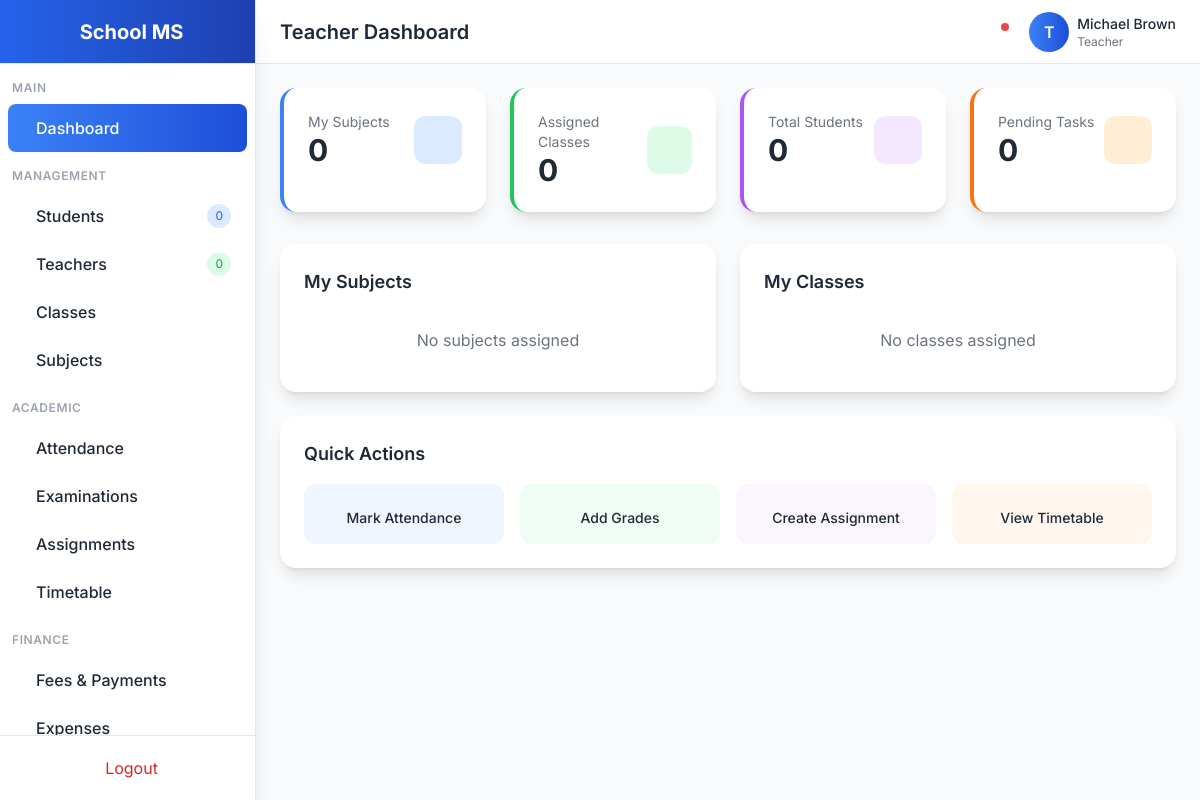
Before: /dashboard/ (signed in) with the older database file.
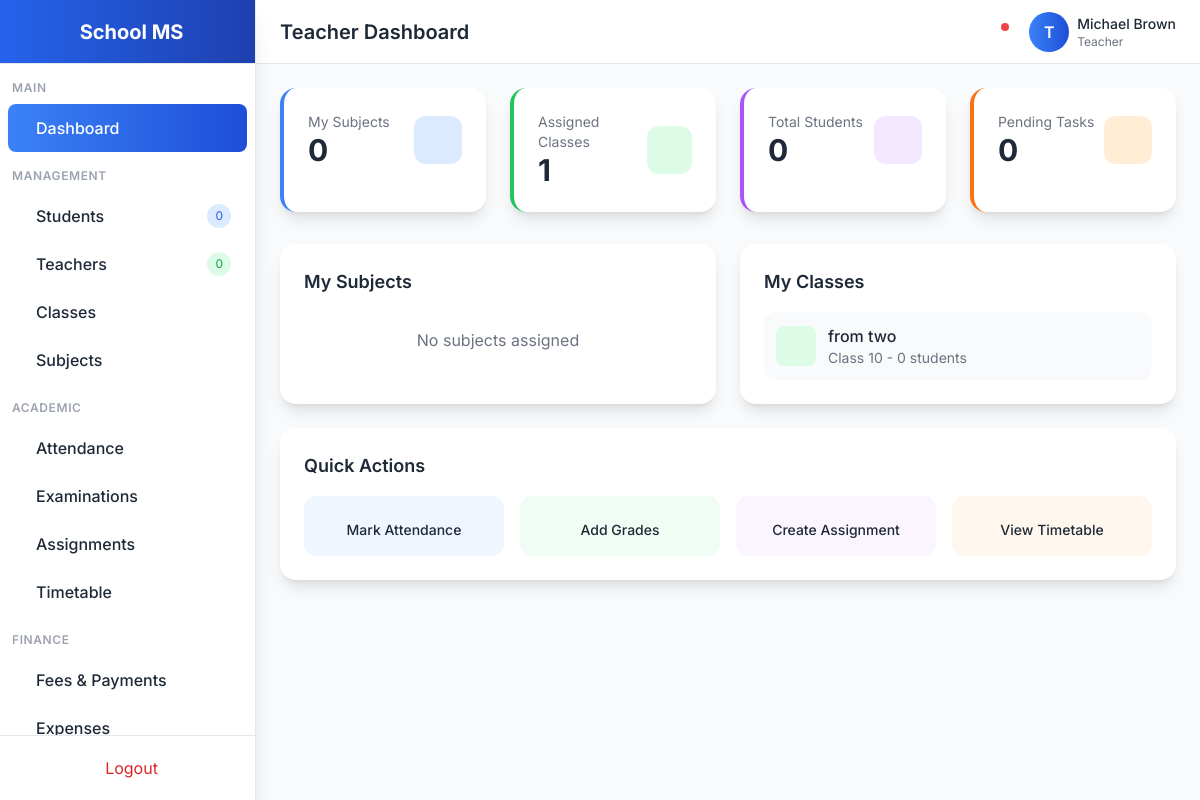
After: the same page with the newer database file.
### academics/models.py (models this page shows, shortened)
class ClassSection(models.Model):
    name = models.CharField(max_length=20)
    class_level = models.ForeignKey(ClassLevel, on_delete=models.CASCADE, related_name='sections')
    academic_year = models.ForeignKey(AcademicYear, on_delete=models.CASCADE, related_name='sections')
    class_teacher = models.ForeignKey('accounts.TeacherProfile', on_delete=models.SET_NULL, null=True, blank=True, related_name='assigned_classes')
    room_number = models.CharField(max_length=20, blank=True)
    max_students = models.IntegerField(default=40)
    class Meta:
        unique_together = ['name', 'class_level', 'academic_year']

class ClassLevel(models.Model):
    name = models.CharField(max_length=50)
    numeric_level = models.IntegerField()
    description = models.TextField(blank=True)
    class Meta:
        ordering = ['numeric_level']

### accounts/views.py (the view, shortened to what this page needs)
# urls.py: path('', views.academics_dashboard, name='academics-dashboard'),
@login_required
def dashboard(request):
    user = request.user
    if user.is_admin:
        total_students = User.objects.filter(role='student').count()
        total_teachers = User.objects.filter(role='teacher').count()
        total_classes = ClassSection.objects.count()
        total_sections = ClassSection.objects.count()
        today = timezone.now().date()
        present_today = Attendance.objects.filter(date=today, status='present').count()
        total_today = Attendance.objects.filter(date=today).count()
        attendance_rate = round((present_today / total_today * 100), 1) if total_today > 0 else 0
        total_income = FeePayment.objects.filter(status='paid').aggregate(sum=models.Sum('amount_paid'))['sum'] or 0
        total_expense = Expense.objects.aggregate(sum=models.Sum('amount'))['sum'] or 0
        stats = {
            'total_students': total_students,
            'total_teachers': total_teachers,
            'total_classes': ClassLevel.objects.count() if 'academics' in dir() else total_classes,
            'total_classes': total_classes,
            'total_sections': total_sections,
            'attendance_rate': attendance_rate,
            'present_today': present_today,
            'total_income': total_income,
            'total_expense': total_expense,
        }
        recent_activities = [
            {'icon': 'user-add-line', 'color': 'blue', 'title': 'New Student Admitted', 'description': 'John Doe added to Class 10-A', 'time': '2 min ago'},
            {'icon': 'file-text-line', 'color': 'purple', 'title': 'Exam Results Published', 'description': 'Mid-term results for Class 9', 'time': '1 hour ago'},
            {'icon': 'money-dollar-line', 'color': 'green', 'title': 'Fee Payment Received', 'description': '$500 from Student ID 20250001', 'time': '2 hours ago'},
            {'icon': 'calendar-check-line', 'color': 'orange', 'title': 'Attendance Marked', 'description': 'Class 10-A attendance updated', 'time': '3 hours ago'},
            {'icon': 'megaphone-line', 'color': 'blue', 'title': 'New Announcement', 'description': 'Parent-Teacher meeting schedule', 'time': '5 hours ago'},
        ]
        upcoming_events = [
            {'month': 'APR', 'day': '25', 'title': 'Mid-Term Exams', 'description': 'Starting from Monday'},
            {'month': 'APR', 'day': '28', 'title': 'Parent-Teacher Meet', 'description': 'Annual PTM in auditorium'},
            {'month': 'MAY', 'day': '01', 'title': 'Labor Day', 'description': 'School Holiday'},
            {'month': 'MAY', 'day': '15', 'title': 'Sports Day', 'description': 'Annual sports event'},
        ]
        announcements = Announcement.objects.filter(is_published=True)[:5]
        context = {
            'user': user,
            'stats': stats,
            'recent_activities': recent_activities,
            'upcoming_events': upcoming_events,
            'announcements': announcements,
        }
        return render(request, 'dashboard/admin.html', context)
    elif user.is_teacher:
        try:
            teacher = user.teacher_profile
            subjects = Subject.objects.filter(teacher=teacher)
            classes = ClassSection.objects.filter(class_teacher=teacher)
            context = {
                'user': user,
                'teacher': teacher,
                'subjects': subjects,
                'classes': classes,
                'total_students': sum(cs.students.count() for cs in classes),
            }
        except:
            context = {'user': user}
        return render(request, 'dashboard/teacher.html', context)
    return render(request, 'dashboard/base.html', {'user': user})

### accounts/models.py (called while the page is built)
    @property
    def is_admin(self):
        return self.role == 'admin' or self.is_superuser

    @property
    def is_teacher(self):
        return self.role == 'teacher'

### templates/dashboard/teacher.html (shortened to what the changed rows need)
{% extends 'base.html' %}
{% block page_title %}Teacher Dashboard{% endblock %}
{% block content %}
<div class="grid grid-cols-1 md:grid-cols-4 gap-6 mb-8">
    <div class="bg-white dark:bg-gray-800 rounded-2xl p-6 shadow-lg card-hover transition-all duration-300 border-l-4 border-green-500">
        <div class="flex items-center justify-between">
            <div>
                <p class="text-sm text-gray-500">Assigned Classes</p>
                <p class="text-3xl font-bold">{{ classes.count }}</p>
            </div>
        </div>
    </div>
</div>
<div class="grid grid-cols-1 lg:grid-cols-2 gap-6">
    <div class="bg-white dark:bg-gray-800 rounded-2xl p-6 shadow-lg">
        <div class="space-y-3">
            {% for section in classes %}
            <div class="flex items-center p-3 bg-gray-50 dark:bg-gray-700/50 rounded-xl">
                <div class="w-10 h-10 bg-green-100 dark:bg-green-900/30 rounded-lg flex items-center justify-center mr-3">
                </div>
                <div>
                    <p class="font-medium">{{ section.name }}</p>
                    <p class="text-sm text-gray-500">{{ section.class_level.name }} - {{ section.students.count }} students</p>
                </div>
            </div>
            {% empty %}
            <p class="text-gray-500 text-center py-4">No classes assigned</p>
            {% endfor %}
        </div>
    </div>
</div>
{% endblock %}

Changed rows visible on the page:
added ClassSection: name "from two", class_level.name "Class 10", students.count "0"
Other visible differences:
{{ classes.count }}: "0" → "1"
text no longer shown: "No classes assigned"
